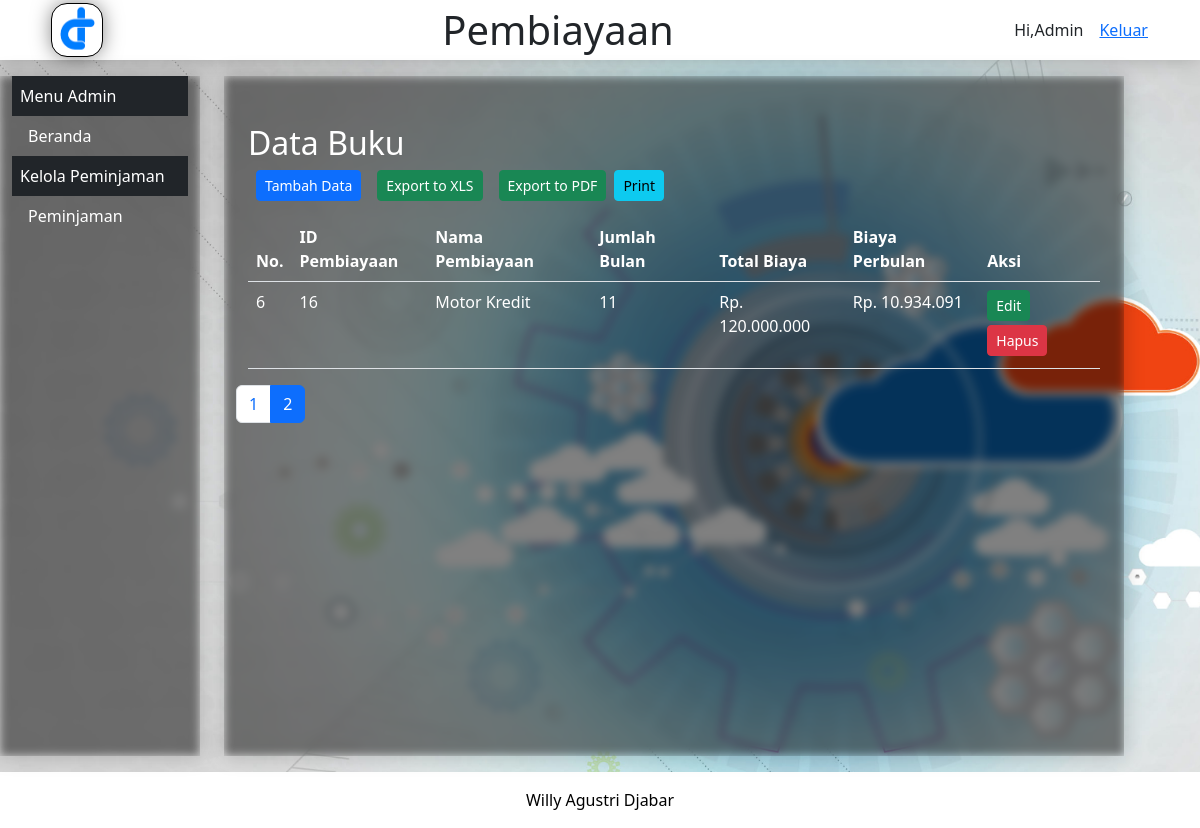
The app's page /index.php?p=data-buku&halaman=2&p=pembiayaan (signed in) with its own data.
### tables this page shows
CREATE TABLE `tb_sewa` (
  `id_pembiayaan` int(10) NOT NULL AUTO_INCREMENT,
  `nama_pembiayaan` varchar(40) NOT NULL,
  `jumlah_bulan` int(5) NOT NULL,
  `total_biaya` bigint(15) NOT NULL,
  `biaya_perbulan` bigint(15) NOT NULL,
  PRIMARY KEY (`id_pembiayaan`)
);

### pages/pembiayaan.php (the view, shortened to what this page needs)
<div class="form glass-effect col-9 mx-4   ">
    <div class="container mt-5">
        <h2>Data Buku</h2>
        <div class="d-flex mb-3">
            <a class="btn btn-sm btn-primary mx-2" href="index.php?p=pembiayaan-input">Tambah Data</a>
            <a class="btn btn-sm btn-success mx-2" href="proses/export-xls.php">Export to XLS</a>
            <a class="btn btn-sm btn-success mx-2" href="proses/export-pdf.php">Export to PDF</a>
            <button class="btn btn-sm btn-info" onclick="window.print()">Print</button>
        </div>
        <div class="table-responsive">
            <table class="table">
                <thead>
                    <tr>
                        <th scope="col">No.</th>
                        <th scope="col">ID Pembiayaan</th>
                        <th scope="col">Nama Pembiayaan</th>
                        <th scope="col">Jumlah Bulan</th>
                        <th scope="col">Total Biaya</th>
                        <th scope="col">Biaya Perbulan</th>
                        <th scope="col">Aksi</th>
                    </tr>
                </thead>
                <tbody>
                    <?php
                include('koneksi.php');
                $query ="SELECT * FROM tb_sewa ORDER BY id_pembiayaan DESC";
                $dat = mysqli_query($db, $query);
                $jumlah_data_per_halaman = 5;
                $jumlah_data = mysqli_num_rows($dat);
                $jumlah_halaman = ceil($jumlah_data / $jumlah_data_per_halaman);
                if (!isset($_GET['halaman'])) {
                    $halaman_aktif = 1;
                } else {
                    $halaman_aktif = $_GET['halaman'];
                }
                $batas_data_awal = ($halaman_aktif - 1) * $jumlah_data_per_halaman;
                $query = "SELECT * FROM tb_sewa ORDER BY id_pembiayaan DESC LIMIT $batas_data_awal, $jumlah_data_per_halaman";
                $dat = mysqli_query($db, $query);
                $nomor = $batas_data_awal + 1;
                while ($result = mysqli_fetch_array($dat)) {
            ?>
                    <tr>
                        <td><?php echo $nomor++; ?></td>
                        <td><?php echo $result['id_pembiayaan']; ?></td>
                        <td><?php echo $result['nama_pembiayaan']; ?></td>
                        <td><?php echo $result['jumlah_bulan']; ?></td>
                        <td>Rp. <?php echo number_format($result['total_biaya'], 0, ',', '.'); ?></td>
                        <td>Rp. <?php echo number_format($result['biaya_perbulan'], 0, ',', '.'); ?></td>
                        <td>
                            <a href="pages/pembiayaan-edit.php?id_pembiayaan=<?= $result['id_pembiayaan'] ?>"
                                class="btn btn-sm btn-success mb-1">Edit</a>
                            <a href="proses/pembiayaan-hapus-proses.php/?id_pembiayaan=<?= $result['id_pembiayaan'] ?>"
                                class="btn btn-sm btn-danger  mb-1">Hapus</a>
                        </td>
                    </tr>
                    <?php
                }
            ?>
                </tbody>
            </table>
        </div>
    </div>
    <nav aria-label="Navigasi Halaman">
        <ul class="pagination">
            <?php for ($halaman = 1; $halaman <= $jumlah_halaman; $halaman++) : ?>
            <li class="page-item <?php if ($halaman == $halaman_aktif) echo 'active'; ?>">
                <a class="page-link"
                    href="index.php?p=data-buku&halaman=<?php echo $halaman; ?>&p=<?php echo $_GET['p']; ?>">
                    <?php echo $halaman; ?>
                </a>
            </li>
            <?php endfor; ?>
        </ul>
    </nav>
</div>
</div>
</div>
</body>
</html>

### assets/style.css (style rules this page uses)
* { margin: 0; padding: 0; box-sizing: border-box; }
body { background: url("../images/background.jpg") fixed no-repeat; background-size: cover; height: 85vh; }
html, .container-fluid, .row, .col-2, .col-10 { height: 100%; width: auto; color: white; }
.glass-effect { backdrop-filter: blur(5px) brightness(50%) saturate(100%); background: rgba(255, 255, 255, 0); box-shadow: 0 0 20px rgba(0, 0, 0, 0.2); }
td, th { color: white; }

### records on screen
tb_sewa: id_pembiayaan "16", nama_pembiayaan "Motor Kredit", jumlah_bulan "11", total_biaya "120.000.000", biaya_perbulan "10.934.091"
